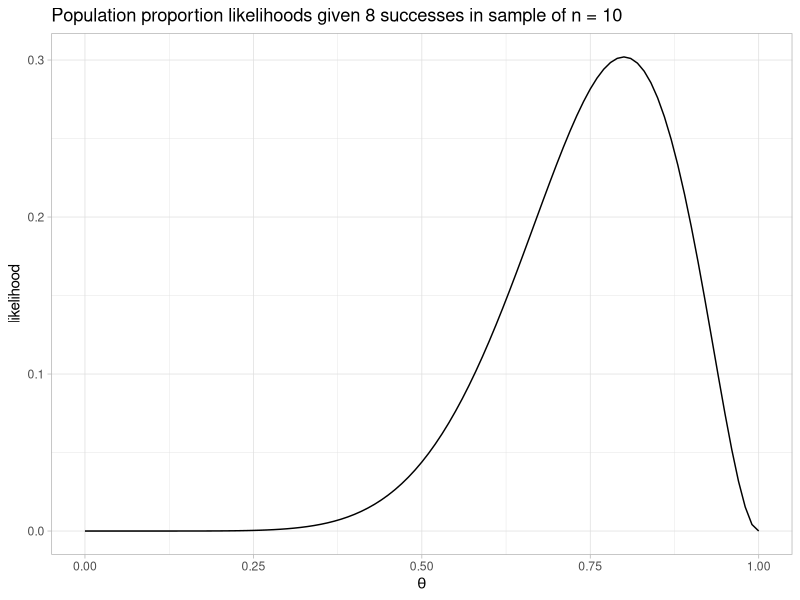
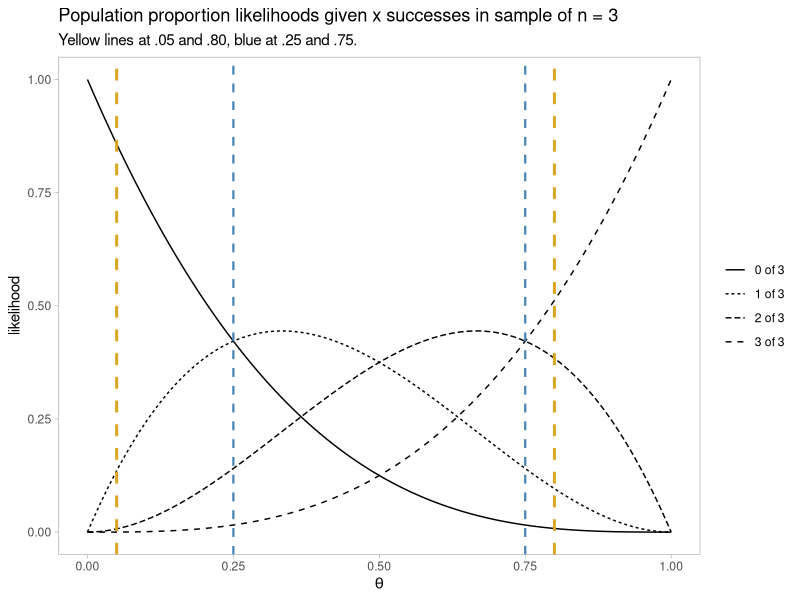

Recreate these plots in R, in order.
## ---- chunk 1
library(tidyverse)
## ---- chunk 2
dbinom(8, 10, .5)
## ---- chunk 3
data.frame(
  theta = seq(0, 1, .01)
) %>%
  mutate(likelihood = map_dbl(theta, ~ dbinom(x = 8, size = 10, prob = .))) %>%
  ggplot(aes(x = theta, y = likelihood)) +
  geom_line() +
  theme_light() +
  labs(title = "Population proportion likelihoods given 8 successes in sample of n = 10",
       x = expression(theta))
## ---- chunk 4
x <- dbinom(4, 10, seq(0, 1, .1))
y <- dbinom(8, 10, seq(0, 1, .1))
z <- dbinom(12, 20, seq(0, 1, .1))

round((x / max(x)) * (y / max(y)), 3)
round(z, 3)
## ---- chunk 5
data.frame(
  theta = seq(0, 1, .01)
) %>%
  mutate(
    `0 of 3` = map_dbl(theta, ~ dbinom(x = 0, size = 3, prob = .)),
    `1 of 3` = map_dbl(theta, ~ dbinom(x = 1, size = 3, prob = .)),
    `2 of 3` = map_dbl(theta, ~ dbinom(x = 2, size = 3, prob = .)),
    `3 of 3` = map_dbl(theta, ~ dbinom(x = 3, size = 3, prob = .))
  ) %>%
  pivot_longer(cols = ends_with(" of 3"), values_to = "likelihood") %>%
  ggplot(aes(x = theta, y = likelihood, linetype = name)) +
  geom_line() +
  geom_vline(xintercept = .05, linetype = 2, size = 1, color = "goldenrod") +
  geom_vline(xintercept = .80, linetype = 2, size = 1, color = "goldenrod") +
  geom_vline(xintercept = 1 - 3 / (3 + 1), linetype = 2, size = .75, color = "steelblue") +
  geom_vline(xintercept = 3 / (3 + 1), linetype = 2, size = .75, color = "steelblue") +
  theme_light() +
  theme(panel.grid = element_blank()) +
  labs(title = "Population proportion likelihoods given x successes in sample of n = 3",
       subtitle = "Yellow lines at .05 and .80, blue at .25 and .75.",
       x = expression(theta), linetype = NULL)
